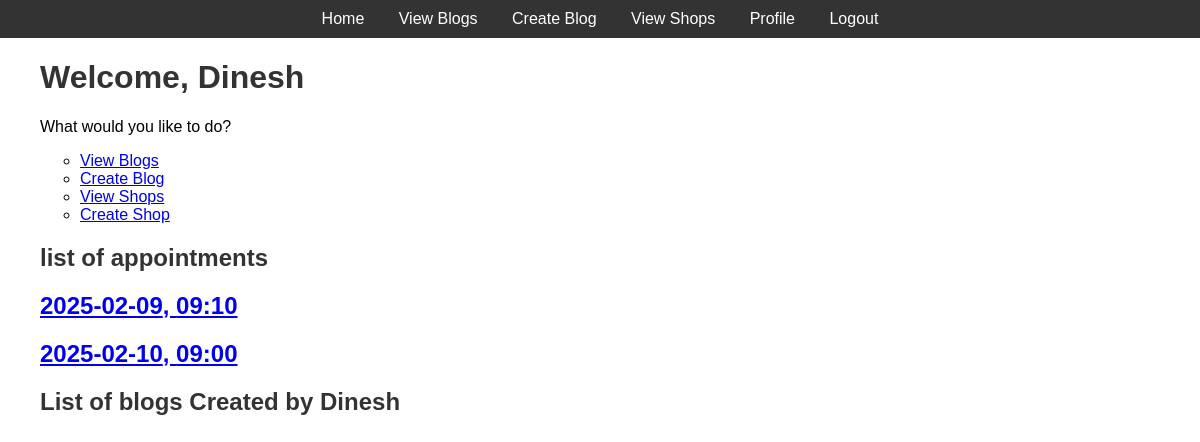
Page /auth/profile (signed in) on the committed database.
### models.py (models this page shows)
class Appointment(Base):
    __tablename__ = "appointments"
    id = Column(Integer, primary_key=True, index=True)
    user_id = Column(Integer, ForeignKey("users.id"))
    worker_id = Column(Integer, ForeignKey("workers.id"))
    shop_id = Column(Integer, ForeignKey("shops.id"))
    date = Column(String)
    time = Column(String)
    user = relationship("User", backref="appointments")
    worker = relationship("Worker", backref="appointments")
    shop = relationship("Shop", backref="appointments")

### routers/auth.py (the view)
@router.get("/profile")
def profile(request: Request, db: Session = Depends(get_db)):
    user = get_current_user(request)
    blogs = db.query(Blog).filter(Blog.user_id == user["id"]).all()
    appointments = db.query(Appointment).filter(Appointment.user_id == user["id"]).all()
    return templates.TemplateResponse("profile.html", {"request": request, "user": user, "blogs":blogs,"appointments":appointments})

### templates/profile.html
{% extends "base.html" %}
{% block content %}
<ul>
    <h1>Welcome, {{ user.username }}</h1>
    <p>What would you like to do?</p>
</ul>
<ul>
    <ul>
        <li><a href="/blogs/">View Blogs</a></li>
        <li><a href="/blogs/create">Create Blog</a></li>
        <li><a href="/shops/">View Shops</a></li>
        <li><a href="/shops/create">Create Shop</a></li>
    </ul>
    <h2>list of appointments</h2>
    {% for appointment in appointments %}
        <h2><a href="/blogs/{{ appointment.id }}">{{ appointment.date }}, {{appointment.time}}</a></h2>
    {% endfor %}
    <h2>List of blogs Created by {{ user.username }}</h2>
    {% include "list_of_blog.html" %}
</ul>
{% endblock %}

### static/css/styles_head.css (style rules this page uses)
body { font-family: Arial, sans-serif; margin: 0; padding: 0; }
h1, h2 { color: #333; }

### rows in the picture
Appointment: date "2025-02-09", time "09:10"
Appointment: date "2025-02-10", time "09:00"

### other values in the picture
{{ user.username }} "Dinesh"
